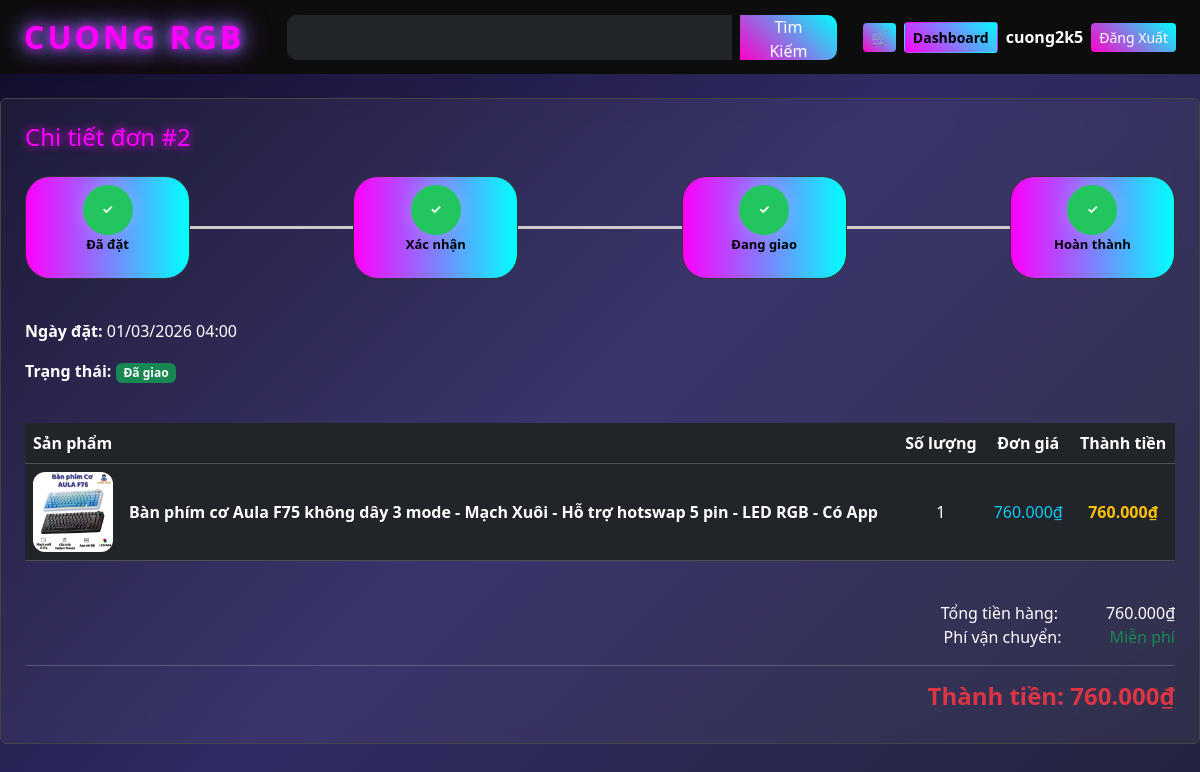
The page /order/2/ (signed in) on the database its author committed.
### shop/models.py (models this page shows, shortened)
class Order(models.Model):
    STATUS_CHOICES = [
        ('pending', 'Chờ duyệt'),
        ('confirmed', 'Đã xác nhận'),
        ('shipping', 'Đang giao'),
        ('delivered', 'Đã giao'),
        ('cancelled', 'Đã hủy'),
        ('rejected', 'Từ chối'),
    ]
    PAYMENT_CHOICES = (
        ('cod', 'Thanh toán khi nhận hàng'),
        ('bank', 'Chuyển khoản ngân hàng'),
    )
    user = models.ForeignKey(User, on_delete=models.CASCADE)
    total_price = models.DecimalField(max_digits=12, decimal_places=2)
    status = models.CharField(max_length=20, choices=STATUS_CHOICES, default='pending')
    created_at = models.DateTimeField(auto_now_add=True)
    full_name = models.CharField(max_length=200, null=True)
    address = models.TextField( null=True)
    phone = models.CharField(max_length=20, null=True)
    payment_method = models.CharField(max_length=20, choices=PAYMENT_CHOICES, default='cod')

class OrderItem(models.Model):
    order = models.ForeignKey(
        Order,
        on_delete=models.CASCADE,
        related_name="items"   # THÊM CÁI NÀY
    )
    product = models.ForeignKey(Product, on_delete=models.CASCADE)
    quantity = models.IntegerField()
    @property
    def total_price(self):
            return self.product.final_price() * self.quantity

class Product(models.Model):
    name = models.CharField(max_length=200)
    description = models.TextField()
    price = models.DecimalField(max_digits=12, decimal_places=2)
    discount_percent = models.IntegerField(default=0)
    stock = models.IntegerField(default=0)
    image = models.ImageField(upload_to='products/', blank=True, null=True)
    category = models.ForeignKey(Category, on_delete=models.CASCADE)
    brand = models.ForeignKey(Brand, on_delete=models.CASCADE, null=True, blank=True)
    variant_label = models.CharField(
        max_length=50,
        default="Phân loại")
    def final_price(self):
        return self.price * (100 - self.discount_percent) / 100

### shop/views.py (the view)
# urls.py: path('order/<int:id>/', views.order_detail, name='order_detail'),
@login_required
def order_detail(request, id):
    order = get_object_or_404(Order, id=id, user=request.user)
    items = OrderItem.objects.filter(order=order)
    return render(request, 'order_detail.html', {
        'order': order,
        'items': items
    })

### shop/templatetags/money.py (called while the page is built)
@register.filter
def vnd(value):
    try:
        return f"{int(value):,}".replace(",", ".")
    except:
        return value

### templates/order_detail.html (shortened to what this page needs)
{% extends 'base.html' %}
{% load money %}
{% block content %}
<div class="card p-4">
    <h4 class="neon-text mb-4">
        Chi tiết đơn #{{ order.id }}
    </h4>
    <div class="order-progress">
        <div class="step {% if order.status in 'pending confirmed shipping delivered' %}active{% endif %}">
            <div class="circle">✓</div>
            <p>Đã đặt</p>
        </div>
        <div class="line"></div>
        <div class="step {% if order.status in 'confirmed shipping delivered' %}active{% endif %}">
            <div class="circle">✓</div>
            <p>Xác nhận</p>
        </div>
        <div class="line"></div>
        <div class="step {% if order.status in 'shipping delivered' %}active{% endif %}">
            <div class="circle">✓</div>
            <p>Đang giao</p>
        </div>
        <div class="line"></div>
        <div class="step {% if order.status == 'delivered' %}active{% endif %}">
            <div class="circle">✓</div>
            <p>Hoàn thành</p>
        </div>
    </div>
    <p><strong>Ngày đặt:</strong> {{ order.created_at|date:"d/m/Y H:i" }}</p>
    <p>
        <strong>Trạng thái:</strong>
        <span class="badge
            {% if order.status == 'pending' %}bg-warning text-dark
            {% elif order.status == 'confirmed' %}bg-info
            {% elif order.status == 'shipping' %}bg-primary
            {% elif order.status == 'delivered' %}bg-success
            {% elif order.status == 'cancelled' %}bg-secondary
            {% elif order.status == 'rejected' %}bg-danger
            {% endif %}">
            {{ order.get_status_display }}
        </span>
    </p>
    <table class="table table-dark align-middle mt-4">
        <thead>
            <tr>
                <th>Sản phẩm</th>
                <th class="text-center">Số lượng</th>
                <th class="text-center">Đơn giá</th>
                <th class="text-center">Thành tiền</th>
            </tr>
        </thead>
        <tbody>
        {% for item in items %}
            <tr>
                <td>
                    <div class="d-flex align-items-center gap-3">
                        {% if item.product.image %}
                            <img src="{{ item.product.image.url }}" class="order-img">
                        {% else %}
                            <img src="/media/products/default.png" class="order-img">
                        {% endif %}
                        <div>
                            <div class="fw-bold">
                                {{ item.product.name }}
                            </div>
                        </div>
                    </div>
                </td>
                <td class="text-center">
                    {{ item.quantity }}
                </td>
                <td class="text-center text-info">
                    {{ item.product.final_price|vnd }}₫
                </td>
                <td class="text-center text-warning fw-bold">
                    {{ item.total_price|vnd }}₫
                </td>
            </tr>
        {% endfor %}
        </tbody>
    </table>
    <div class="text-end mt-4">
        <div class="d-flex justify-content-end gap-5">
            <span>Tổng tiền hàng:</span>
            <span>{{ order.total_price|vnd }}₫</span>
        </div>
        <div class="d-flex justify-content-end gap-5">
            <span>Phí vận chuyển:</span>
            <span class="text-success">Miễn phí</span>
        </div>
        <hr style="opacity:0.2">
        <h4 class="text-danger fw-bold">
            Thành tiền: {{ order.total_price|vnd }}₫
        </h4>
    </div>
</div>
{% endblock %}

### templates/base.html (shortened to what this page needs)
{% load static %}
<!DOCTYPE html>
<html>
<head>
    <link href="https://cdn.jsdelivr.net/npm/bootstrap@5.3.2/dist/css/bootstrap.min.css" rel="stylesheet">
</head>
<body>
<nav class="navbar navbar-expand-lg px-4">
   <a class="navbar-brand neon-text logo-text" href="/">
    CUONG RGB
</a>
    <form class="search-form d-flex" method="GET">
        <input class="form-control me-2 bg-dark text-white border-0"
               type="search"
               name="q"
               placeholder="Tìm sản phẩm...">
        <button class="btn btn-neon">Tìm Kiếm</button>
    </form>
    <div class="d-flex align-items-center gap-2">
    <a href="{% url 'cart' %}" class="btn btn-neon btn-sm">
        🛒
    </a>
   {% if user.is_authenticated %}
    {% if user.is_superuser %}
        <a href="{% url 'dashboard' %}"
           class="btn btn-sm"
           style="background:linear-gradient(45deg,#ff00ff,#00ffff);color:black;font-weight:bold;">
            Dashboard
        </a>
    {% endif %}
    <a href="{% url 'profile' %}"
   class="text-white text-decoration-none fw-bold">
    {{ user.username }}
</a>
   <a href="{% url 'logout' %}" class="btn btn-neon btn-sm">
    Đăng Xuất
</a>
{% endif %}
</div>
</nav>
<div class="container-fluid mt-4 px-0">
{% block content %}{% endblock %}
</div>
</body>
</html>

### templates/base.html (style rules this page uses)
body { background: linear-gradient(135deg, #0f0c29, #302b63, #24243e); color: white; }
.navbar { background: #0d0d0d; }
.neon-text { color: #ff00ff; text-shadow: 0 0 10px #ff00ff; }
.card { background: rgba(255,255,255,0.05); border: 1px solid #444; backdrop-filter: blur(10px); transition: 0.3s; }
.card { color: #ffffff; }
.btn-neon { background: linear-gradient(45deg, #ff00cc, #00ffff); border: none; color: white; }
.badge { animation: glow 1.5s infinite alternate; }
body { min-height: 100vh; }
.search-form { width: 550px; margin: 0 auto; }
.search-form input { border-radius: 10px 0 0 10px; height: 45px; }
.search-form button { border-radius: 0 10px 10px 0; height: 45px; padding: 0 20px; }
.logo-text { font-size: 32px; font-weight: 800; letter-spacing: 3px; color: #ff00ff; text-shadow: 0 0 10px #ff00ff, 0 0 20px #00ffff, 0 0 30px #ff00ff; }
.step { flex: 1; padding: 8px 0; text-align: center; border-radius: 25px; font-size: 13px; background: rgba(255,255,255,0.05); border: 1px solid #333; transition: 0.3s; }
.step.active { background: linear-gradient(90deg,#ff00ff,#00ffff); color: black; font-weight: 600; }
.step { text-align: center; width: 25%; opacity: 0.4; transition: 0.3s ease; }
.step.active { opacity: 1; }
.circle { width: 45px; height: 45px; border-radius: 50%; margin: 0 auto 10px; background: rgba(255,255,255,0.08); backdrop-filter: blur(10px); display: flex; align-items: center; justify-content: center; font-weight: bold; color: white; transition: 0.3s ease; }
.step.active .circle { background: rgba(255,255,255,0.25); box-shadow: 0 0 20px rgba(255,255,255,0.2); animation: pulse 2s infinite; }

### templates/order_detail.html (style rules this page uses)
.order-img { width: 80px; height: 80px; object-fit: cover; border-radius: 12px; }
.order-progress { display:flex; align-items:center; justify-content:space-between; margin-bottom:40px; }
.order-progress .step { text-align:center; flex:1; }
.order-progress .circle { width:50px; height:50px; border-radius:50%; border:3px solid #ccc; display:flex; align-items:center; justify-content:center; margin:auto; font-weight:bold; }
.order-progress .step.active .circle { border-color:#22c55e; background:#22c55e; color:white; }
.order-progress .line { height:3px; background:#ccc; flex:1; }

### rows shown on the page
Order: id "2", created_at "01/03/2026 04:00", status "Đã giao", total_price|vnd "760.000"
OrderItem: product.image (picture), product.name "Bàn phím cơ Aula F75 không dây 3 mode - Mạch Xuôi - Hỗ trợ hotswap 5 pin - LED RGB - Có App", quantity "1", product.final_price|vnd "760.000", total_price|vnd "760.000"

### other values the page prints
{{ user.username }} "cuong2k5"
